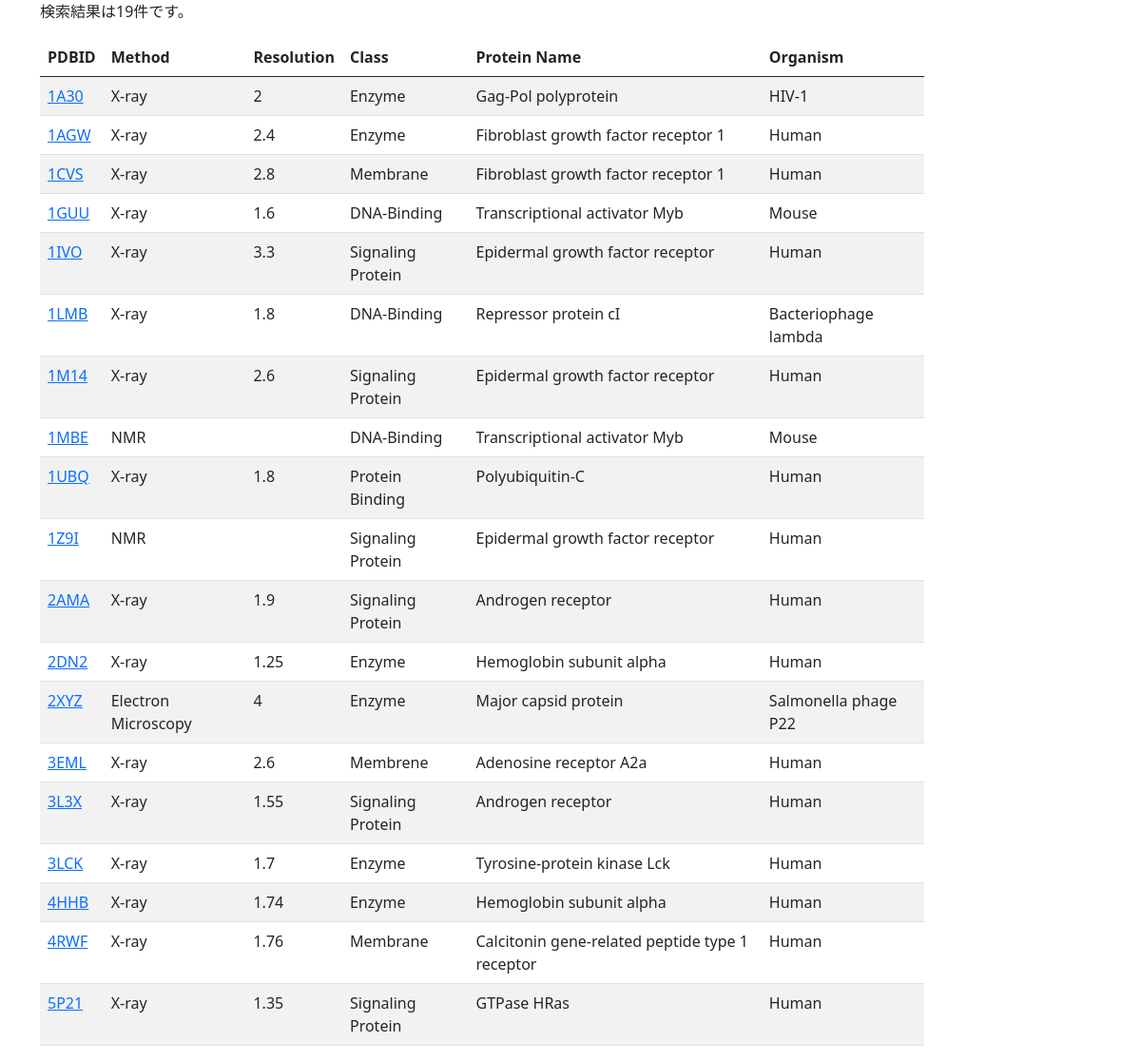
Page /html/examples/search_get_with_link_bs.php on the committed database.
### tables this page shows
create table PDB(PDBID char(4) not null,
				method char(20) not null,
				resolution float,
				chain char(20) not null,
                positions char(10) not null,
				deposited date not null,      
                class char(30),
                url text,                     
		 		primary key(PDBID));

create table Protein(proteinID int not null auto_increment,  
	            	name char(50) not null,
		    		organism char(30) not null,
		    		len int not null,
					fav int not null,
		    		primary key(proteinID));

### html/examples/search_get_with_link_bs.php (the view, shortened to what this page needs)
<!DOCTYPE html>
<html lang="ja">
<head>
  <link href="https://cdn.jsdelivr.net/npm/bootstrap@5.0.2/dist/css/bootstrap.min.css" rel="stylesheet">
</head>
<body>
<?php
require('login.php');
$id = (isset($_GET['id']) && $_GET['id'] !== "") ? $_GET['id'] : "%";
$name = (isset($_GET['name']) && $_GET['name'] !== "") ? $_GET['name'] : "%";
$class = (isset($_GET['class']) && $_GET['class'] !== "") ? $_GET['class'] : "%";
$org = (isset($_GET['org']) && $_GET['org'] !== "") ? $_GET['org'] : "%";
$sql = "
select PDB.pdbID, PDB.method, PDB.resolution,PDB.class, Protein.name, Protein.organism
from PDB natural join PDB2Protein natural join Protein
where (PDB.pdbID like :id)
and (PDB.class like :class)
and (Protein.name like :name)
and (Protein.organism like :org)
";
try{
        $stmh=$pdo->prepare($sql);
	$stmh->bindvalue(":id","%{$id}%",PDO::PARAM_STR);
        $stmh->bindvalue(":class","%{$class}%",PDO::PARAM_STR);
	$stmh->bindvalue(":name","%{$name}%",PDO::PARAM_STR);
	$stmh->bindvalue(":org","%{$org}%",PDO::PARAM_STR);
        $stmh->execute();
        $count=$stmh->rowCount();
} catch(PDOException $Exception){
        die("DB検索エラー:".$Exception->getMessage());
}
?>
<div class="container">
  <div class="col-10">
        <p>検索結果は<?=$count?>件です。</p>
<table class="table table-striped">
<thead>
<tr><th>PDBID</th><th>Method</th><th>Resolution</th><th>Class</th><th>Protein Name</th><th>Organism</th></tr>
</thead>
<tbody>
<?php
$result=$stmh->fetchAll(PDO::FETCH_ASSOC);
foreach($result as $row) {
	print "<tr><td>";
	print "<a href='./link2pdb_bs.php?pdbID=".htmlspecialchars($row["pdbID"],ENT_QUOTES)."'>";
	print htmlspecialchars($row["pdbID"],ENT_QUOTES);
	print "</a>";
	print "</td><td>";
        print htmlspecialchars($row["method"],ENT_QUOTES);
        print "</td><td>";
        print htmlspecialchars($row["resolution"],ENT_QUOTES);
	print "</td><td>";
	print htmlspecialchars($row["class"],ENT_QUOTES);
	print "</td><td>";
	print htmlspecialchars($row["name"],ENT_QUOTES);
	print "</td><td>";
	print htmlspecialchars($row["organism"],ENT_QUOTES);
	print "</td></tr>\n";
}
?>
</tbody></table>
  </div>
</div>
</body>
</html>

### rows in the picture
pdb: PDBID "1A30", method "X-ray", resolution "2", class "Enzyme", protein.name "Gag-Pol polyprotein", protein.organism "HIV-1"
pdb: PDBID "1AGW", method "X-ray", resolution "2.4", class "Enzyme", protein.name "Fibroblast growth factor receptor 1", protein.organism "Human"
pdb: PDBID "1CVS", method "X-ray", resolution "2.8", class "Membrane", protein.name "Fibroblast growth factor receptor 1", protein.organism "Human"
pdb: PDBID "1GUU", method "X-ray", resolution "1.6", class "DNA-Binding", protein.name "Transcriptional activator Myb", protein.organism "Mouse"
pdb: PDBID "1IVO", method "X-ray", resolution "3.3", class "Signaling Protein", protein.name "Epidermal growth factor receptor", protein.organism "Human"
pdb: PDBID "1LMB", method "X-ray", resolution "1.8", class "DNA-Binding", protein.name "Repressor protein cI", protein.organism "Bacteriophage lambda"
pdb: PDBID "1M14", method "X-ray", resolution "2.6", class "Signaling Protein", protein.name "Epidermal growth factor receptor", protein.organism "Human"
pdb: PDBID "1MBE", method "NMR", class "DNA-Binding", protein.name "Transcriptional activator Myb", protein.organism "Mouse"
pdb: PDBID "1UBQ", method "X-ray", resolution "1.8", class "Protein Binding", protein.name "Polyubiquitin-C", protein.organism "Human"
pdb: PDBID "1Z9I", method "NMR", class "Signaling Protein", protein.name "Epidermal growth factor receptor", protein.organism "Human"
pdb: PDBID "2AMA", method "X-ray", resolution "1.9", class "Signaling Protein", protein.name "Androgen receptor", protein.organism "Human"
pdb: PDBID "2DN2", method "X-ray", resolution "1.25", class "Enzyme", protein.name "Hemoglobin subunit alpha", protein.organism "Human"
pdb: PDBID "2XYZ", method "Electron Microscopy", resolution "4", class "Enzyme", protein.name "Major capsid protein", protein.organism "Salmonella phage P22"
pdb: PDBID "3EML", method "X-ray", resolution "2.6", class "Membrene", protein.name "Adenosine receptor A2a", protein.organism "Human"
pdb: PDBID "3L3X", method "X-ray", resolution "1.55", class "Signaling Protein", protein.name "Androgen receptor", protein.organism "Human"
pdb: PDBID "3LCK", method "X-ray", resolution "1.7", class "Enzyme", protein.name "Tyrosine-protein kinase Lck", protein.organism "Human"
pdb: PDBID "4HHB", method "X-ray", resolution "1.74", class "Enzyme", protein.name "Hemoglobin subunit alpha", protein.organism "Human"
pdb: PDBID "4RWF", method "X-ray", resolution "1.76", class "Membrane", protein.name "Calcitonin gene-related peptide type 1 receptor", protein.organism "Human"
pdb: PDBID "5P21", method "X-ray", resolution "1.35", class "Signaling Protein", protein.name "GTPase HRas", protein.organism "Human"

### other values in the picture
$count "19"
